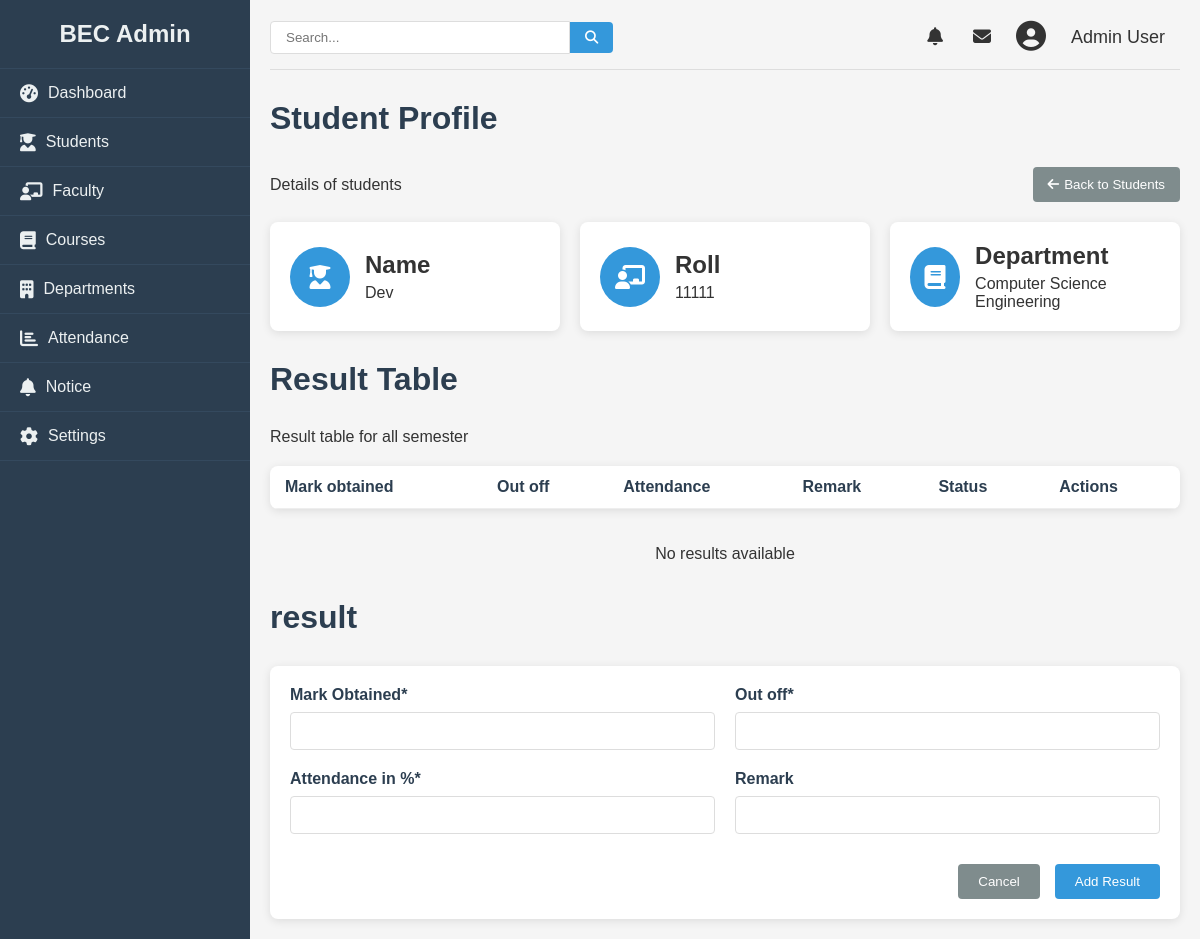
Before: /admin/addresult/1 with the older database file.
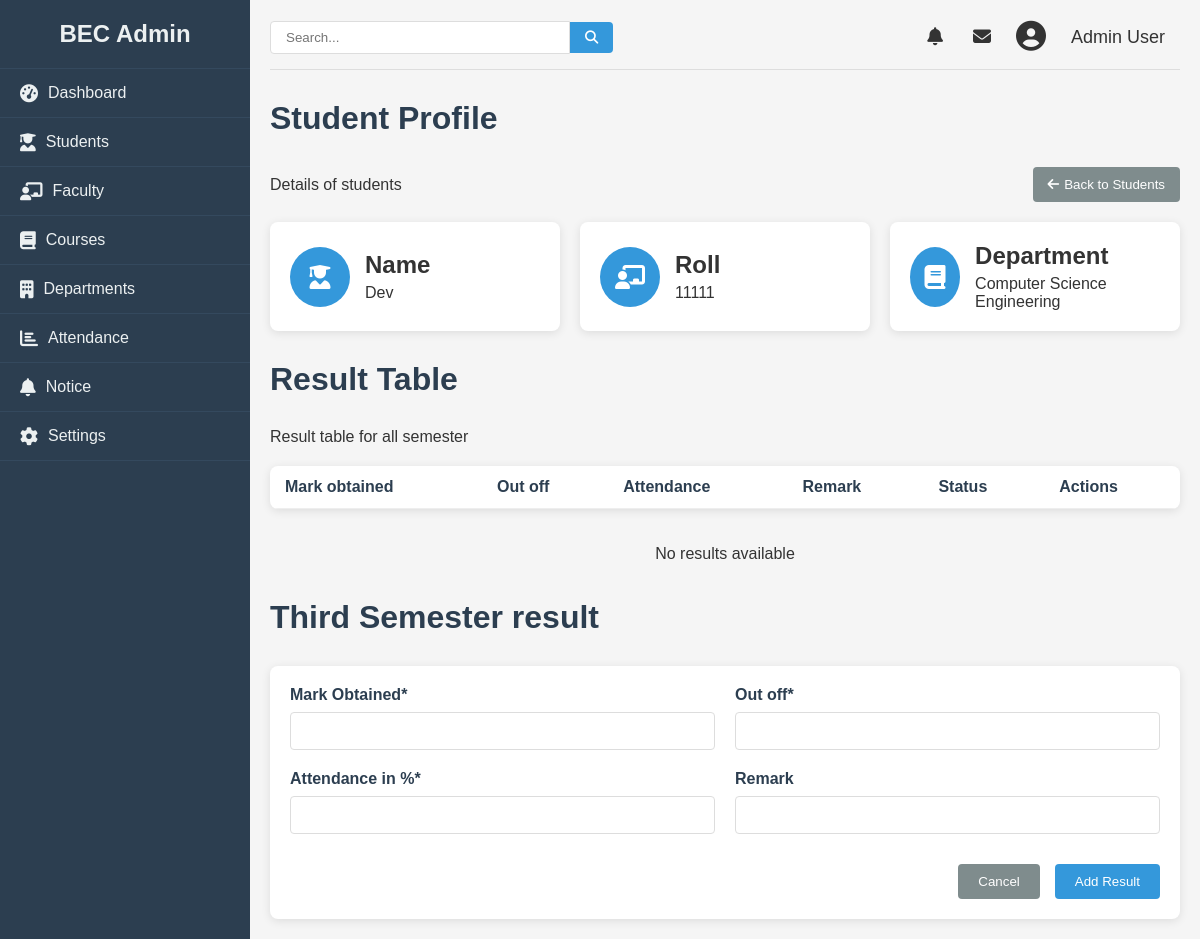
After: the same page with the newer database file.
### college/model.py (models this page shows, shortened)
class Semester(db.Model):
    id = db.Column(db.Integer, primary_key=True)
    name = db.Column(db.String(100), nullable=False)
    students = db.relationship('Student', backref='semester_', lazy=True)

### college/admin/addroute.py (the view, shortened to what this page needs)
@app.route("/admin/addresult/<id>", methods = ["GET", "POST"])
def addresult(id):
    student = Student.query.get(id)
    return render_template("addresult.html", student=student)

### college/admin/templates/addresult.html (shortened to what the changed rows need)
{% from "macro/cmsnav.html" import cmsnav%}
{%extends "admbase.html"%}
{%block head%}
<link rel="stylesheet" href="{{url_for('static', filename='css/styles.css')}}">
<link rel="stylesheet" href="https://cdnjs.cloudflare.com/ajax/libs/font-awesome/6.4.0/css/all.min.css">
{%endblock%}
{%block content%}
<div class="container" w-tid="21">
    {{cmsnav()}}
    <main class="main-content" w-tid="111">
        <div id="dashboard-page" class="content-section" w-tid="139">
            <div class="dashboard" w-tid="141">
                <h1 w-tid="143">Student Profile</h1>
                <div class="students-header" w-tid="359">
                    <p w-tid="361">Details of students </p>
                    <a style="text-decoration: none; color:white" href="/admin/student">
                    </a>
                </div>
                <div class="stats-cards" w-tid="145">
                    <div class="stat-card" w-tid="147">
                    </div>
                    <div class="stat-card" w-tid="159">
                    </div>
                    <div class="stat-card" w-tid="171">
                    </div>
                </div>
                <h1 w-tid="143">Result Table</h1>
                <div class="students-header" w-tid="359">
                    <p w-tid="361">Result table for all semester</p>
                </div>
                <div class="students-table" w-tid="415">
                    <table w-tid="417">
                        <thead w-tid="419">
                            <tr w-tid="421">
                                <th w-tid="425">Mark obtained</th>
                                <th w-tid="427">Out off</th>
                                <th w-tid="425">Attendance</th>
                                <th w-tid="429">Remark</th>
                                <th w-tid="433">Status</th>
                                <th w-tid="437">Actions</th>
                            </tr>
                        </thead>
                    </table>
                </div>
                <br><br>
                <p style="text-align: center;">No results available</p> <br><br>
                <h1 w-tid="357">{{student.semester_.name}} result</h1>
                <div class="student-form-container" w-tid="1519">
                    <form id="add-result-form" method="POST" action="/admin/addresult/{{ student.id }}" class="student-form"
                        w-tid="1521">
                    </form>
                </div>
            </div>
        </div>
    </main>
</div>
{%endblock%}

Changed rows visible on the page:
added Semester: semester_.name "Third Semester"
